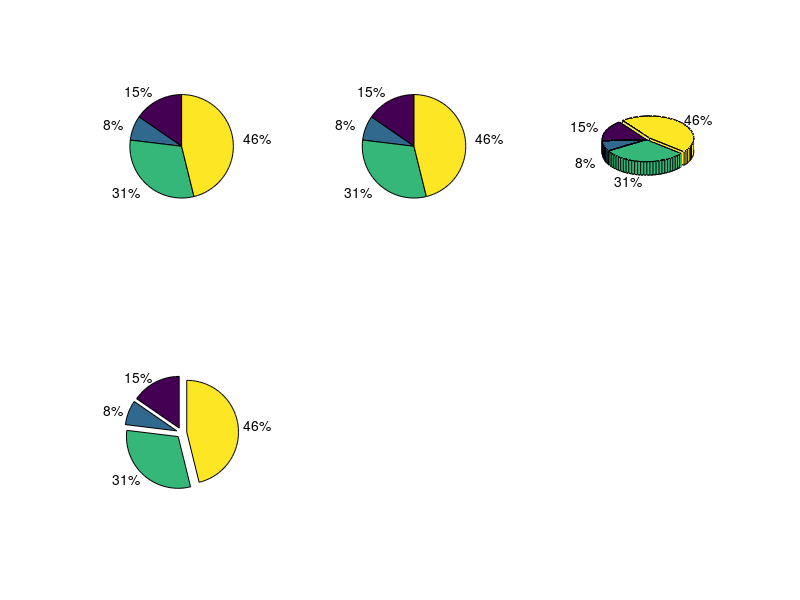

Here is the MATLAB script that generated this plot:
% 06 9
% Pie Charts
clc
clear

a = [10, 5, 20, 30];
subplot(2, 3, 1);
pie(a);

subplot(2, 3, 2);
pie(a, [0, 0, 0, 0]);

subplot(2, 3, 3);
pie3(a, [0, 0, 0, 1]);

subplot(2, 3, 4);
pie(a, [1, 1, 1, 1])
